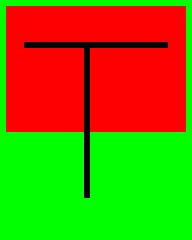
#> input picture Data/box-32x40x24.bmp, 32 x 40 px (shown 6 times larger)
$ python cvsift.py Data/box-32x40x24.bmp out.png
#> lines starting #> are read from the running program, lines starting #| are printed output that depends on the picture
#!/usr/bin/env python3

from argparse import ArgumentParser

parser = ArgumentParser()
parser.add_argument('source')
parser.add_argument('destination')

args = parser.parse_args()

import cv2 as cv
img = cv.imread(args.source)
#> img is the input picture: shape (40, 32, 3); mean B, G, R 0, 127.3, 117.9
if img is None:
    raise ValueError(f'Could not load {args.source}')

gray = cv.cvtColor(img, cv.COLOR_BGR2GRAY)
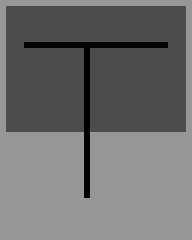
#> gray: shape (40, 32) (shown 6 times larger); min 0, max 150, mean 110

sift = cv.xfeatures2d.SIFT_create()
kp = sift.detect(gray, None)
#> kp = 1 keypoints; (x, y, size): (14, 14, 13.2)
img = cv.drawKeypoints(gray, kp, img)
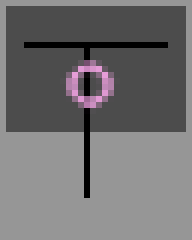
#> img: shape (40, 32, 3) (shown 6 times larger); mean B, G, R 112.9, 111.8, 113.2
cv.imwrite(args.destination, img)
